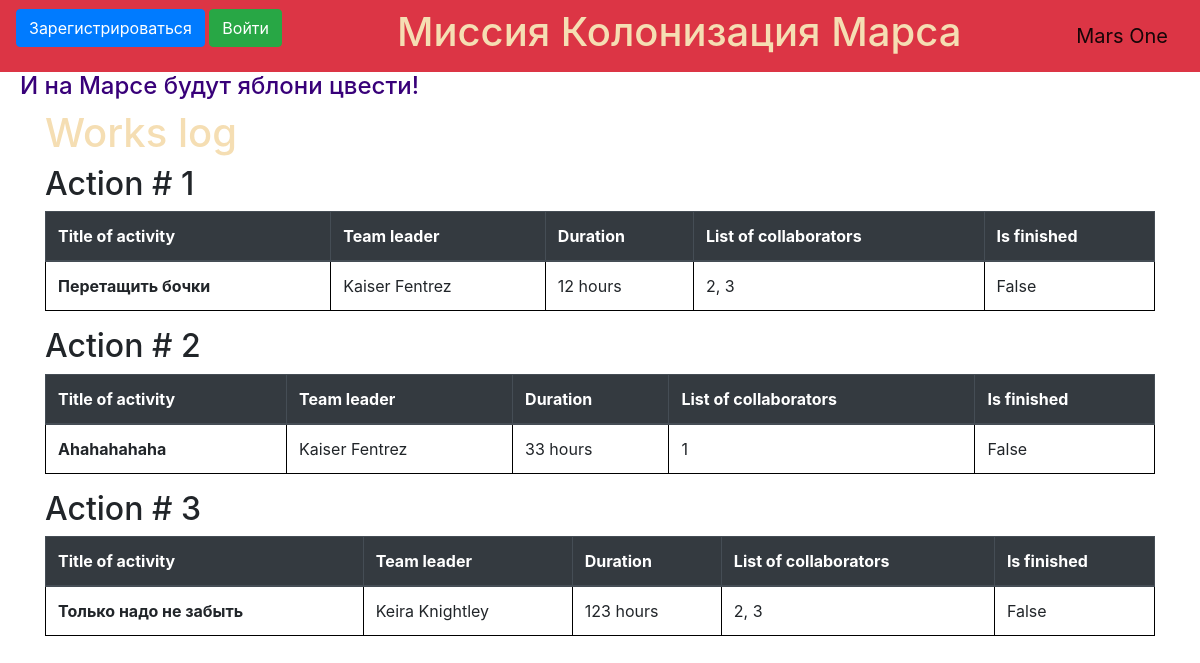
Before: / with the older database file.
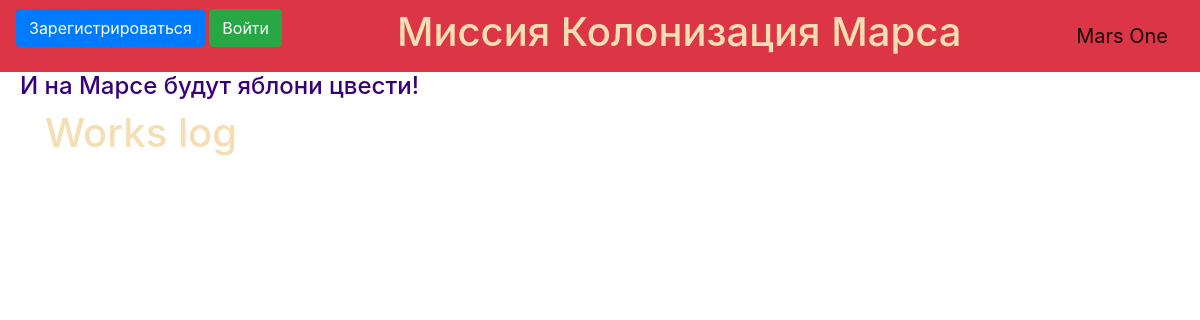
After: the same page with the newer database file.
### data/jobs.py (models this page shows, shortened)
class Jobs(SqlAlchemyBase, UserMixin, SerializerMixin):
    __tablename__ = 'jobs'
    id = sqlalchemy.Column(sqlalchemy.Integer,
                           primary_key=True, autoincrement=True)
    team_leader = sqlalchemy.Column(sqlalchemy.Integer,
                                sqlalchemy.ForeignKey("users.id"))
    job = sqlalchemy.Column(sqlalchemy.Integer, nullable=True)
    work_size = sqlalchemy.Column(sqlalchemy.Integer)
    collaborators = sqlalchemy.Column(sqlalchemy.String, nullable=True)
    end_date = sqlalchemy.Column(sqlalchemy.DateTime,
                                 default=datetime.datetime.now)
    start_date = sqlalchemy.Column(sqlalchemy.DateTime,
                                   default=datetime.datetime.now)
    is_finished = sqlalchemy.Column(sqlalchemy.Boolean, nullable=True)
    user = orm.relation('User')

### data/users.py (models this page shows, shortened)
class User(SqlAlchemyBase, UserMixin, SerializerMixin):
    __tablename__ = 'users'
    id = sqlalchemy.Column(sqlalchemy.Integer,
                           primary_key=True, autoincrement=True)
    surname = sqlalchemy.Column(sqlalchemy.String, nullable=True)
    name = sqlalchemy.Column(sqlalchemy.String, nullable=True)
    age = sqlalchemy.Column(sqlalchemy.Integer)
    position = sqlalchemy.Column(sqlalchemy.String, nullable=True)
    speciality = sqlalchemy.Column(sqlalchemy.String, nullable=True)
    address = sqlalchemy.Column(sqlalchemy.String, nullable=True)
    email = sqlalchemy.Column(sqlalchemy.String,
                              index=True, unique=True, nullable=True)
    hashed_password = sqlalchemy.Column(sqlalchemy.String, nullable=True)
    modified_date = sqlalchemy.Column(sqlalchemy.DateTime,
                                     default=datetime.datetime.now)
    jobs = orm.relation("Jobs", back_populates='user')

### main.py (the view)
@app.route("/")
def index():
    db_sess = db_session.create_session()
    jobs = db_sess.query(Jobs).all()
    return render_template("index.html", jobs=jobs)

### data/db_session.py (called while the page is built)
def create_session() -> Session:
    global __factory
    return __factory()

### templates/index.html (shortened to what this page needs)
{% extends "base.html" %}
{% block content %}
<h1>Works log</h1>
{% for item in jobs%}
<h2> Action # {{item.id}} </h2>
<table class="table">
    <thead class="thead-dark">
    <tr>
        <th scope="col">Title of activity</th>
        <th scope="col">Team leader</th>
        <th scope="col">Duration</th>
        <th scope="col">List of collaborators</th>
        <th scope="col">Is finished</th>
    </tr>
    </thead>
    <tbody>
    <tr>
        <th scope="row">{{item.job}}</th>
        <td>{{item.user.surname}} {{item.user.name}}</td>
        <td>{{item.work_size}} hours</td>
        <td>{{item.collaborators}}</td>
        <td>{{item.is_finished}}</td>
    </tr>
    </tbody>
</table>
{% endfor %}
{% endblock %}

### templates/base.html (shortened to what this page needs)
<!doctype html>
<html lang="en">
<head>
    <link rel="stylesheet" type="text/css" href="{{ url_for('static', filename='css/style2.css') }}">
    <link rel="stylesheet" href="https://stackpath.bootstrapcdn.com/bootstrap/4.4.1/css/bootstrap.min.css"
>
</head>
<body>
    <header>
        <nav class="navbar navbar-light bg-danger">
            {% if current_user.is_authenticated %}
            <a class="navbar-brand" href="/logout">{{ current_user.surname}} {{ current_user.name }}</a>
            {% else %}
            <p>
                <a class="btn btn-primary " href="/register">Зарегистрироваться</a>
                <a class="btn btn-success" href="/login">Войти</a>
            </p>
            {% endif %}
            <h1>Миссия Колонизация Марса</h1>
            <a class="navbar-brand" href="#">Mars One</a>
        </nav>
    </header>
    <h4>И на Марсе будут яблони цвести!</h4>
    <main role="main" class="container">
        {% block content %}{% endblock %}
    </main>
</body>
</html>

### static/css/style2.css (style rules this page uses)
h4 { padding-left: 20px; color: rgb(56, 0, 121); }
h1 { color: wheat; }

Changed rows visible on the page:
removed Jobs: id "1", job "Перетащить бочки", user.surname "Kaiser", user.name "Fentrez", work_size "12", collaborators "2, 3", is_finished "False"
removed Jobs: id "2", job "Ahahahahaha", user.surname "Kaiser", user.name "Fentrez", work_size "33", collaborators "1", is_finished "False"
removed Jobs: id "3", job "Только надо не забыть", user.surname "Keira", user.name "Knightley", work_size "123", collaborators "2, 3", is_finished "False"
